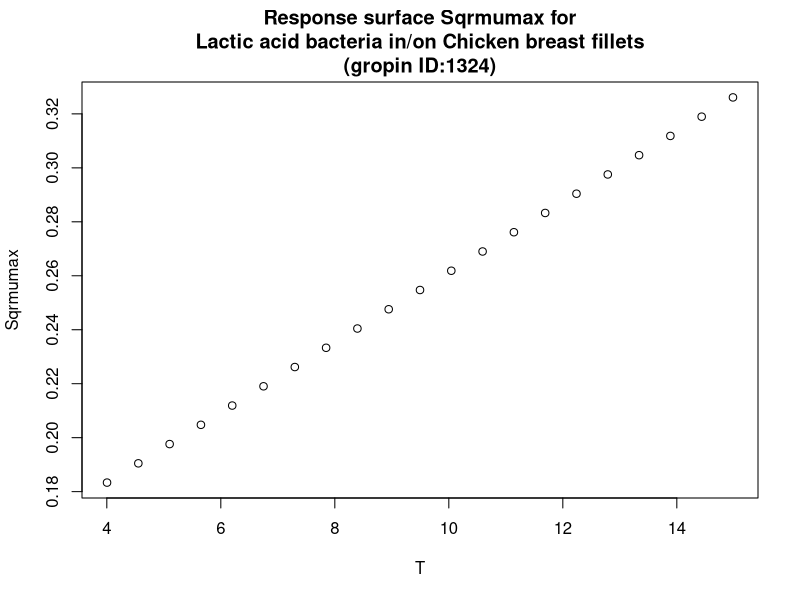

Write the R code that produced this figure.
#############################
# start of Parameter script
#############################
T <- seq(4.004,14.985014985015,length.out=21)
#############################
# end of Parameter script
#############################
############################# 
# start of Model script Gropin ID 1324 
#############################
 
# constant coefficients for this model
 
variables <- data.frame(T)
argumentsPar <- expand.grid(variables)
 
# heart of the model
response_surface <- function(T) {
   mumax <-0.013*(T+10.1)

return(mumax=mumax)
} 

# output parameters
responseSurface <- cbind(argumentsPar,response_surface(argumentsPar['T']))
colnames(responseSurface) <- c(colnames(argumentsPar),'Sqrmumax')
#############################
# End of Model script
#############################
############################# 
# start of Visualisation script Gropin ID 1324 
#############################
plot(T,responseSurface$'Sqrmumax',xlab='T',
                          ylab='Sqrmumax',main='Response surface Sqrmumax for
Lactic acid bacteria in/on Chicken breast fillets
(gropin ID:1324)')
#############################
# End of Visualisation script
#############################
